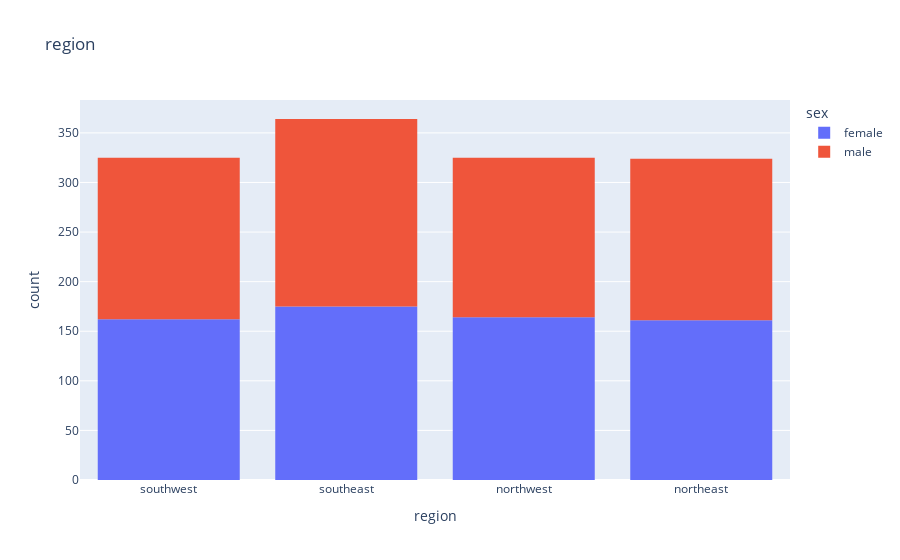

Source (notebook cell):
### Code cell
px.histogram(medical_df,x="region",color="sex",title="region")

### Figure 1 — Plotly figure (JSON) as saved in the notebook; plotly's stock layout.template omitted (floating-point values rounded to 4 significant figures; data arrays with more than 128 entries replaced by an {"elided": "..."} marker saying what was removed)
{"data": [{"alignmentgroup": "True", "bingroup": "x", "hovertemplate": "sex=female<br>region=%{x}<br>count=%{y}<extra></extra>", "legendgroup": "female", "marker": {"color": "#636efa", "pattern": {"shape": ""}}, "name": "female", "offsetgroup": "female", "orientation": "v", "showlegend": true, "type": "histogram", "x": {"elided": "662 str values"}, "xaxis": "x", "yaxis": "y"}, {"alignmentgroup": "True", "bingroup": "x", "hovertemplate": "sex=male<br>region=%{x}<br>count=%{y}<extra></extra>", "legendgroup": "male", "marker": {"color": "#EF553B", "pattern": {"shape": ""}}, "name": "male", "offsetgroup": "male", "orientation": "v", "showlegend": true, "type": "histogram", "x": {"elided": "676 str values"}, "xaxis": "x", "yaxis": "y"}], "layout": {"barmode": "relative", "legend": {"title": {"text": "sex"}, "tracegroupgap": 0}, "title": {"text": "region"}, "xaxis": {"anchor": "y", "domain": [0, 1], "title": {"text": "region"}}, "yaxis": {"anchor": "x", "domain": [0, 1], "title": {"text": "count"}}}}
